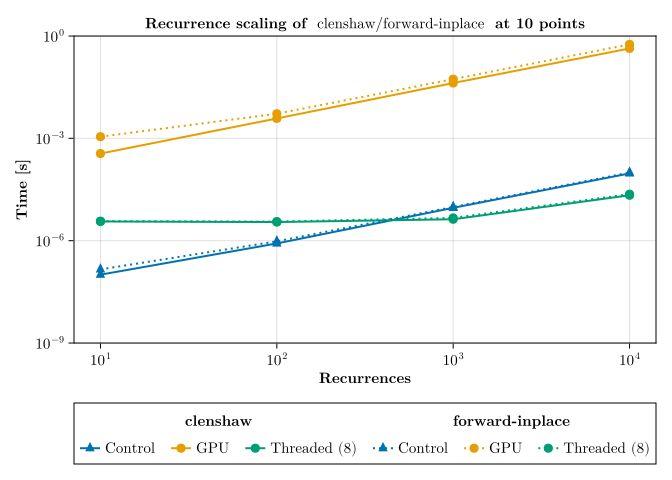

Julia code for this plot:
using CairoMakie;

recurrences = [1e1, 1e2, 1e3, 1e4];

fixed_c = [1.00901e-7, 8.29719e-7, 9.18400e-6, 9.37290e-5];
gpu_c = [3.57985e-4, 3.83200e-3, 4.18490e-2, 4.31168e-1];
column_c = [3.65800e-6, 3.51100e-6, 4.24100e-6, 2.14600e-5];

fixed_i = [1.43681e-7, 9.55452e-7, 9.72100e-6, 9.91440e-5];
gpu_i = [1.11700e-3, 5.27100e-3, 5.42410e-2, 5.67042e-1];
column_i = [3.72600e-6, 3.63000e-6, 4.64900e-6, 2.30490e-5];

pt = 4 / 3;
inch = 96;

set_theme!(
    fontsize=round(11pt),
    linewidth=2,
    markersize=13,
    fonts=(regular="charter", bold="charter bold", italic="charter italic", bold_italic="charter bold italic")
);
fig = Figure(size=(7inch, 4inch));
ax = Axis(
    fig[1, 1],
    title="Recurrence scaling of clenshaw/forward-inplace at 10 points",
    xlabel="Recurrences",
    ylabel="Time [s]",
    yscale=log10,
    xscale=log10,
    limits=(nothing, (1e-9, 1))
);

f_c = scatterlines!(ax, recurrences, fixed_c, marker=:utriangle);
g_c = scatterlines!(ax, recurrences, gpu_c);
c_c = scatterlines!(ax, recurrences, column_c);

f_color = f_c.color;
g_color = g_c.color;
c_color = c_c.color;

f_i = scatterlines!(ax, recurrences, fixed_i, color=f_color, linestyle=:dot, marker=:utriangle);
g_i = scatterlines!(ax, recurrences, gpu_i, color=g_color, linestyle=:dot);
c_i = scatterlines!(ax, recurrences, column_i, color=c_color, linestyle=:dot);

Legend(
    fig[2, 1],
    [[f_c, g_c, c_c], [f_i, g_i, c_i]],
    [["Control", "GPU", "Threaded (8)"], ["Control", "GPU", "Threaded (8)"]],
    ["clenshaw", "forward-inplace"],
    orientation=:horizontal
)

fig

save("clenshaw-inplace-recurrence-scaling.svg", fig)
